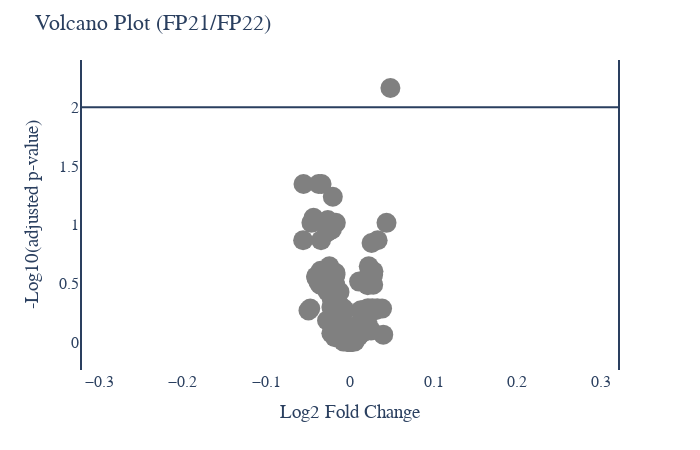

Write notebook code for a chart like this one.
### Code cell
# Protein Abundance Volcano plot
plot_options={
            "compare groups": ["FP22","FP21"],
            "title": "Volcano Plot",
            "X Title": "Log2 Fold Change",
            "Y Title": "-Log10(adjusted p-value)",
            "up color": "red",
            "down color": "blue",
            "all color": "gray",
            "width": 700,
            "height": 450,
            "font": dict(size=16, family="Arial black"),
            "ylimits": [],
            "xlimits": []
        }
figure, _, _ =plotter.volcano_plots(data_obj, plot_options, saved_settings)
figure.show()

### Figure 1 — Plotly figure (JSON) as saved in the notebook; plotly's stock layout.template omitted (floating-point values rounded to 4 significant figures; data arrays with more than 128 entries replaced by an {"elided": "..."} marker saying what was removed)
{"data": [{"hovertemplate": "<extra></extra>", "legendgroup": "", "marker": {"color": "#636efa", "symbol": "circle"}, "mode": "markers", "name": "", "orientation": "v", "showlegend": false, "type": "scatter", "xaxis": "x", "yaxis": "y"}, {"marker": {"color": "gray", "size": 20}, "mode": "markers", "text": {"elided": "170 str values"}, "type": "scatter", "x": {"elided": "170 float values"}, "y": {"elided": "170 float values"}}], "layout": {"font": {"family": "Arial black", "size": 16}, "height": 450, "legend": {"tracegroupgap": 0}, "margin": {"t": 60}, "paper_bgcolor": "white", "plot_bgcolor": "white", "shapes": [{"type": "line", "x0": 0, "x1": 1, "xref": "x domain", "y0": 2, "y1": 2, "yref": "y"}, {"type": "line", "x0": 0.3219, "x1": 0.3219, "xref": "x", "y0": 0, "y1": 1, "yref": "y domain"}, {"type": "line", "x0": -0.3219, "x1": -0.3219, "xref": "x", "y0": 0, "y1": 1, "yref": "y domain"}], "showlegend": false, "title": {"text": "Volcano Plot (FP21/FP22)"}, "width": 700, "xaxis": {"anchor": "y", "domain": [0, 1], "title": {"text": "Log2 Fold Change"}}, "yaxis": {"anchor": "x", "domain": [0, 1], "title": {"text": "-Log10(adjusted p-value)"}}}}
